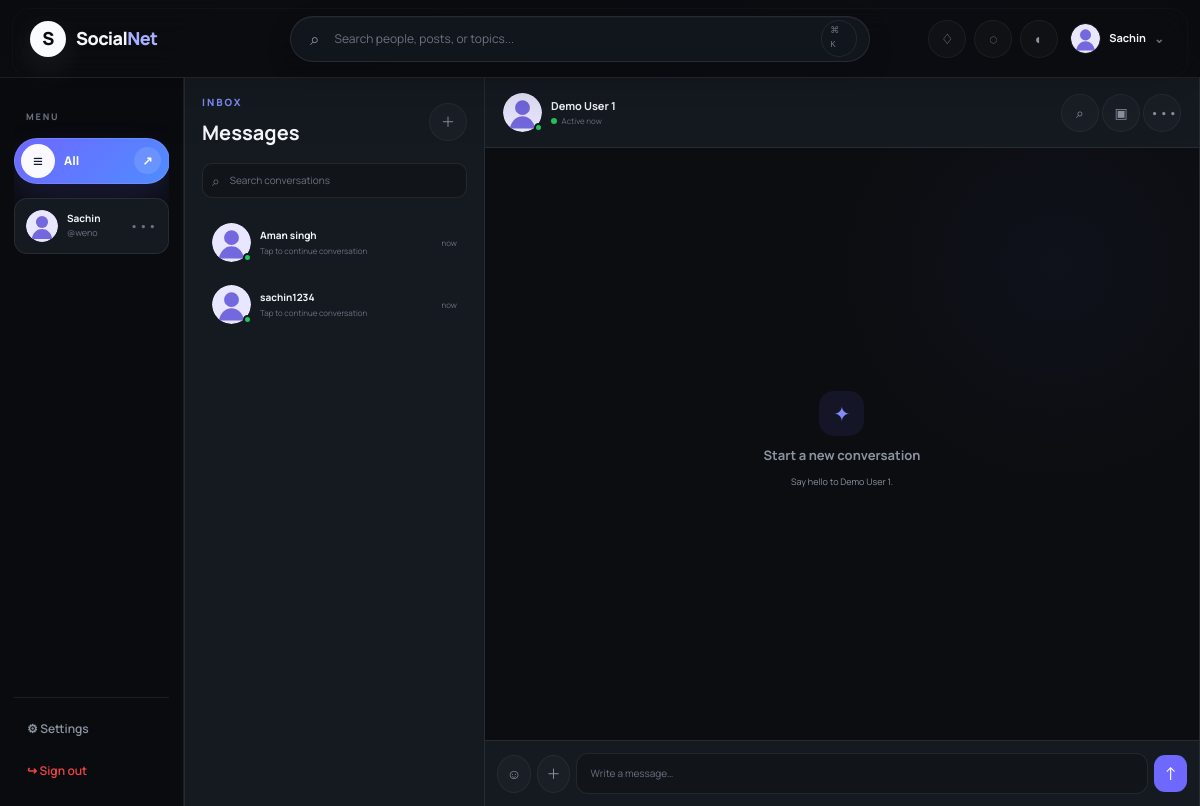
Screenshot of /chat/1 (signed in) with the database file from the repository.
### tables this page shows
CREATE TABLE users (
    id INTEGER PRIMARY KEY AUTOINCREMENT,
    name TEXT NOT NULL,
    username TEXT NOT NULL COLLATE NOCASE UNIQUE,
    email TEXT NOT NULL COLLATE NOCASE UNIQUE,
    password_hash TEXT NOT NULL,
    bio TEXT DEFAULT '',
    profile_picture TEXT NOT NULL DEFAULT 'default-avatar.svg',
    is_blocked INTEGER NOT NULL DEFAULT 0,
    created_at TEXT NOT NULL DEFAULT CURRENT_TIMESTAMP
, cover_picture TEXT NOT NULL DEFAULT '');

### app.py (the view)
@app.route("/chat/<int:user_id>")
@login_required
def chat(user_id):
    uid = session["user_id"]
    con = get_db()
    other = con.execute("SELECT * FROM users WHERE id=?", (user_id,)).fetchone()
    if not other or user_id == uid:
        con.close()
        flash("User not found.", "error")
        return redirect(url_for("friends"))
    friends_list = con.execute(
        """SELECT u.* FROM users u JOIN friendships f ON f.friend_id=u.id
           WHERE f.user_id=? ORDER BY u.name""", (uid,)
    ).fetchall()
    messages = con.execute(
        """SELECT * FROM messages
           WHERE (sender_id=? AND receiver_id=?) OR (sender_id=? AND receiver_id=?)
           ORDER BY id""", (uid,user_id,user_id,uid)
    ).fetchall()
    con.close()
    return render_template("chat.html", other=other, friends=friends_list, messages=messages, uid=uid)

### app.py (called while the page is built)
def get_db():
    con = sqlite3.connect(DB_PATH)
    con.row_factory = sqlite3.Row
    con.execute("PRAGMA foreign_keys = ON")
    return con

def login_required(view):
    @wraps(view)
    def wrapped(*args, **kwargs):
        if "user_id" not in session:
            flash("Please log in to continue.", "error")
            return redirect(url_for("login"))
        return view(*args, **kwargs)
    return wrapped

@app.context_processor
def common_context():
    pending = 0
    if "user_id" in session:
        con = get_db()
        pending = con.execute(
            "SELECT COUNT(*) FROM friend_requests WHERE receiver_id=? AND status='pending'",
            (session["user_id"],)
        ).fetchone()[0]
        con.close()
    current_user = None
    if "user_id" in session:
        con = get_db()
        current_user = con.execute("SELECT * FROM users WHERE id=?", (session["user_id"],)).fetchone()
        con.close()
    return {"pending_count": pending, "logged_in": "user_id" in session, "current_user": current_user}

### templates/chat.html
{% extends "base.html" %}{% block title %}Messages · {{ other['name'] }}{% endblock %}
{% block content %}<div class="chat-shell">
<aside class="chat-side"><div class="chat-side-head"><div><p class="eyebrow">INBOX</p><h2>Messages</h2></div><button class="icon-btn">＋</button></div><div class="chat-search">⌕ <input placeholder="Search conversations"></div>{% for f in friends %}<a class="{% if f['id']==other['id'] %}active{% endif %}" href="{{ url_for('chat',user_id=f['id']) }}"><span class="chat-avatar"><img src="{{ url_for('static',filename='uploads/'+f['profile_picture']) }}"><i></i></span><span class="chat-person"><b>{{ f['name'] }}</b><small>Tap to continue conversation</small></span><time>now</time></a>{% else %}<p class="muted">Add friends to start chatting.</p>{% endfor %}</aside>
<section class="conversation"><header><div class="chat-user"><span class="chat-avatar"><img src="{{ url_for('static',filename='uploads/'+other['profile_picture']) }}"><i></i></span><div><b>{{ other['name'] }}</b><small><span class="online-dot"></span> Active now</small></div></div><div class="chat-tools"><button class="icon-btn" title="Voice call">⌕</button><button class="icon-btn" title="Video call">▣</button><button class="icon-btn">•••</button></div></header>
<div class="messages" id="messages">{% if messages %}<div class="date-divider"><span>Conversation</span></div>{% endif %}{% for m in messages %}<div class="bubble-row {% if m['sender_id']==uid %}mine{% endif %}"><div class="bubble">{{ m['message']|e }}<small>{{ m['created_at'] }}</small>{% if m['sender_id']==uid %}<i class="read">✓✓</i>{% endif %}</div></div>{% else %}<div class="chat-empty"><div><span>✦</span><h3>Start a new conversation</h3><p>Say hello to {{ other['name'] }}.</p></div></div>{% endfor %}</div>
<form class="composer" method="post" action="{{ url_for('send_message') }}"><button type="button" class="icon-btn">☺</button><button type="button" class="icon-btn">＋</button><input name="message" required maxlength="2000" placeholder="Write a message…"><button class="send-btn" aria-label="Send">↑</button></form></section></div>{% endblock %}

### templates/base.html (shortened to what this page needs)
<!doctype html>
<html lang="en" data-theme="dark">
<head>
<link rel="stylesheet" href="{{ url_for('static', filename='css/style.css') }}">
</head>
<body class="{% if logged_in %}app-shell{% else %}public-shell{% endif %}">
{% if logged_in %}
<header class="topbar">
  <div class="topbar-left"><button class="icon-btn mobile-menu" data-action="toggle-sidebar" aria-label="Menu">☰</button>
  <a class="brand" href="{{ url_for('dashboard') }}"><span class="brand-mark">S</span><span>Social<span class="brand-accent">Net</span></span></a></div>
  <form class="global-search" action="{{ url_for('search') }}" method="get" autocomplete="off">
    <span>⌕</span><input id="globalSearch" name="q" value="{{ request.args.get('q','') }}" placeholder="Search people, posts, or topics..." aria-label="Search">
    <kbd>⌘ K</kbd><div class="search-suggest" id="searchSuggest"><div class="suggest-head">Quick search</div><div class="suggest-item">Search people by name or @username</div><div class="suggest-item">Find topics and communities</div></div>
  </form>
  <div class="top-actions">
    <a class="icon-btn has-dot" href="{{ url_for('requests_page') }}" title="Notifications">♢{% if pending_count %}<i>{{ pending_count }}</i>{% endif %}</a>
    <a class="icon-btn" href="{{ url_for('friends') }}" title="Messages">◌</a>
    <button class="icon-btn" data-action="toggle-theme" title="Toggle theme">◐</button>
    <div class="user-menu">
      <a href="{{ url_for('profile') }}" class="mini-profile"><img src="{{ url_for('static', filename='uploads/'+(current_user['profile_picture'] if current_user else 'default-avatar.svg')) }}" onerror="this.src='{{ url_for('static', filename='uploads/default-avatar.svg') }}'"><span>{{ session.get('user_name','User') }}</span><b>⌄</b></a>
    </div>
  </div>
</header>
<div class="app-layout">
<aside class="sidebar" id="sidebar">
  <div class="side-scroll">
    <div class="side-label">MENU</div>
    <button class="all-nav-trigger" type="button" data-action="toggle-all-nav" aria-expanded="false" aria-controls="allNavPanel">
      <span class="all-nav-trigger-icon">≡</span><span>All</span><span class="all-nav-chevron">↗</span>
    </button>
    <div class="side-profile">
      <img src="{{ url_for('static', filename='uploads/'+(current_user['profile_picture'] if current_user else 'default-avatar.svg')) }}" alt="">
      <div><b>{{ session.get('user_name','User') }}</b><small>@{{ session.get('username','user') }}</small></div>
      <a href="{{ url_for('profile') }}">•••</a>
    </div>
  </div>
  <div class="side-footer"><a href="{{ url_for('settings') }}">⚙ Settings</a><a class="logout-link" href="{{ url_for('logout') }}">↪ Sign out</a></div>
</aside>
<main class="page-content">
{% block content %}{% endblock %}
</main></div>
{% else %}
{% with messages=get_flashed_messages(with_categories=true) %}{% if messages %}<div class="toast-wrap">{% for category,message in messages %}<div class="toast {{ category }}"><span>!</span>{{ message }}<button data-action="close-toast">×</button></div>{% endfor %}</div>{% endif %}{% endwith %}
{% endif %}
</body></html>

### rows the page displays
users: profile_picture (placeholder picture), get "Sachin", get "weno"
users: profile_picture (placeholder picture), name "Aman singh"
users: profile_picture (placeholder picture), name "sachin1234"
users: profile_picture (placeholder picture), name "Demo User 1"
